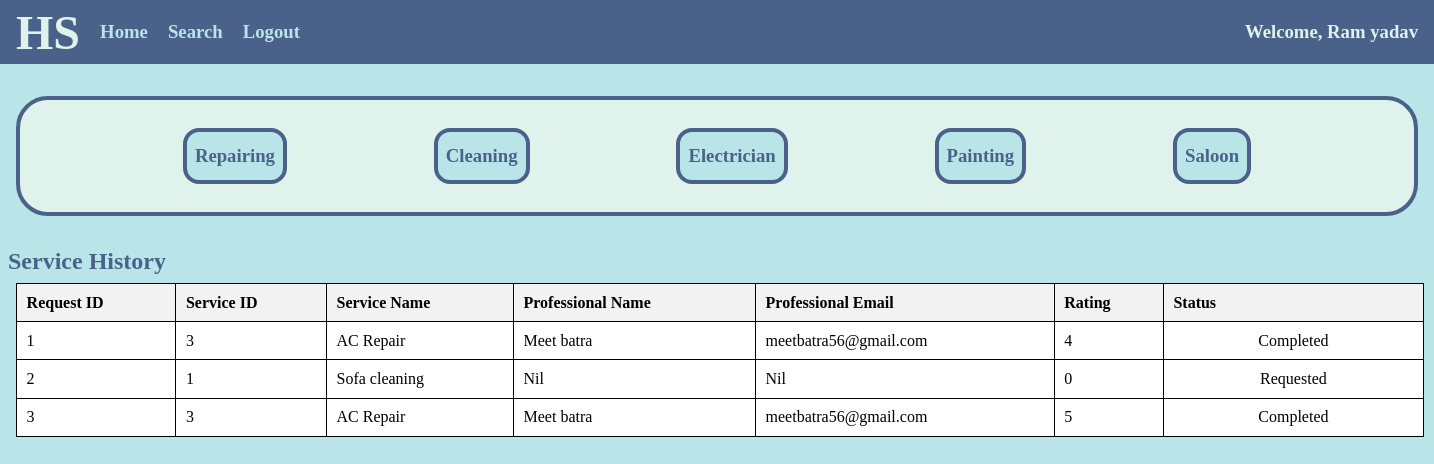
The app's page /customer/1/home, older data.
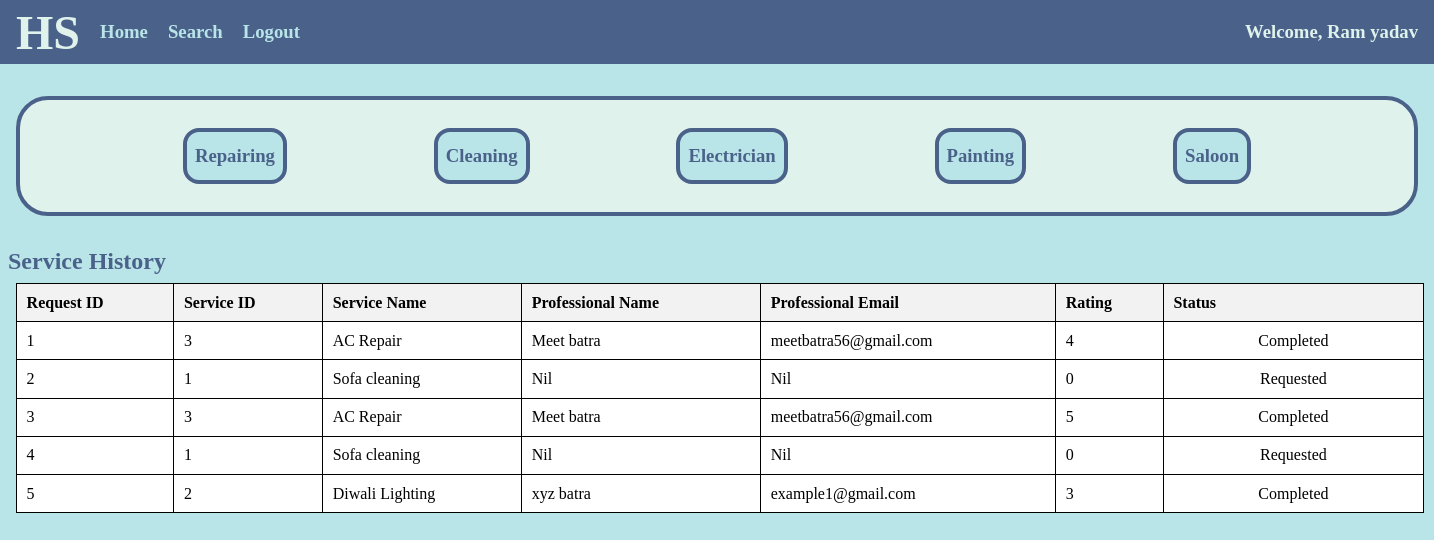
The same page, newer data.
### app.py (models this page shows)
class Service_Request(db.Model):
    __tablename__="service_requests"
    id = db.Column(db.Integer, primary_key=True, autoincrement=True)
    service_id = db.Column(db.Integer, db.ForeignKey('services.id'), nullable=False)
    cust_id = db.Column(db.Integer, db.ForeignKey('customers.id'), nullable=False)
    prof_id = db.Column(db.Integer, db.ForeignKey('professionals.id'), nullable=False)
    status = db.Column(db.String, nullable=False)
    rating = db.Column(db.Integer, default=0)

class Service(db.Model):
    __tablename__= "services"
    id = db.Column(db.Integer, primary_key=True, autoincrement=True)
    name = db.Column(db.String, nullable=False)
    type = db.Column(db.String, nullable=False)
    price = db.Column(db.String, nullable=False)
    time_reqd = db.Column(db.String)
    description = db.Column(db.String)

class Professional(db.Model):
    __tablename__="professionals"
    id = db.Column(db.Integer, primary_key=True, autoincrement=True)
    name = db.Column(db.String, nullable=False)
    email = db.Column(db.String, nullable=False, unique=True)
    passw = db.Column(db.String, nullable=False)
    service_id = db.Column(db.Integer, nullable=False)
    service_name = db.Column(db.String, nullable=False)
    experience = db.Column(db.Integer)
    address = db.Column(db.String)
    pincode = db.Column(db.String, nullable=False)
    status = db.Column(db.String, nullable=False)

### app.py (the view)
@app.route('/customer/<int:id>/home')
def customer_home(id):
    cust=Customer.query.filter_by(id=id).first()
    reqs=Service_Request.query.filter_by(cust_id=cust.id).all()
    profs=Professional.query.all()
    services=[]
    for req in reqs:
        flag=False
        service=Service.query.filter_by(id=req.service_id).first()
        for prof in profs:
            if(req.prof_id==prof.id):
                services.append((req,prof,service))
                flag=True
        if(not flag):
            services.append((req,'-',service))
    return render_template('customer_home.html', cust=cust, services=services)

### templates/customer_home.html (shortened to what this page needs)
<!DOCTYPE html>
<html lang="en">
<head>
    <link rel="stylesheet" href="/static/style_admin_prof.css">
</head>
<body>
    {% if cust.status=="Blocked" %}
    <div class="heading">
        <h1>Household Services</h1>
    </div>
    <div class="alert">
        <h1>You are Blocked</h1>
        <a href="/"><button>Go Back</button></a>
    </div>
    {% else %}
    <div class="nav">
        <h1>HS</h1>
        <div class="options">
            <h3><a href="/customer/{{cust.id}}/home">Home</a></h3>
            <h3><a href="/customer/{{cust.id}}/search">Search</a></h3>
            <h3><a href="/">Logout</a></h3>
        </div>
        <div class="greet">
            <h3>Welcome, {{cust.name}}</h3>
        </div>
    </div>
    {% if service %}
        <div class="services">
            <h2>{{service}}</h2>
            {% if packs | length==0 %}
                <div class="msg">
                    <h3>No {{service}} Services</h3>
                </div>
            {% else %}
            <table>
                <tr>
                    <th>S.No</th>
                    <th>Service Name</th>
                    <th>Description</th>
                    <th>Price(INR)</th>
                    <th>Time Required(hrs)</th>
                    <th>Action</th>
                </tr>
                {% for service in packs %}
                    <tr>
                        <td>{{loop.index}}</td>
                        <td>{{service.name}}</td>
                        <td>{{service.description}}</td>
                        <td>{{service.price}}</td>
                        <td>{{service.time_reqd}}</td>
                        <td class="btn">
                            <a href="/{{cust.id}}/service/{{service.id}}"><button>Book</button></a>
                        </td>
                    </tr>
                {% endfor %}
            </table>
            {% endif %}
        </div>
    {% else %}
    <div class="categories">
        <a href="/{{cust.id}}/service/repairing"><div class="repair">
            <h3>Repairing</h3>
        </div></a>
        <a href="/{{cust.id}}/service/cleaning"><div class="clean">
            <h3>Cleaning</h3>
        </div></a>
        <a href="/{{cust.id}}/service/electrician"><div class="elec">
            <h3>Electrician</h3>
        </div></a>
        <a href="/{{cust.id}}/service/painting"><div class="paint">
            <h3>Painting</h3>
        </div></a>
        <a href="/{{cust.id}}/service/saloon"><div class="saloon">
            <h3>Saloon</h3>
        </div></a>
    </div>
    {% endif %}
    <div class="reqs">
        <h2>Service History</h2>
        {% if services|length==0 %}
            <div class="msg">
                <h3>No Past Requests</h3>
            </div>
        {% else %}
        <table>
            <tr>
                <th>Request ID</th>
                <th>Service ID</th>
                <th>Service Name</th>
                <th>Professional Name</th>
                <th>Professional Email</th>
                <th>Rating</th>
                <th>Status</th>
            </tr>
            {% for req,prof,service in services %}
            <tr>
                <td>{{req.id}}</td>
                <td>{{service.id}}</td>
                <td>{{service.name}}</td>
                {% if prof!="-" %}
                <td>{{prof.name}}</td>
                <td>{{prof.email}}</td>
                {% else %}
                <td>Nil</td>
                <td>Nil</td>
                {% endif %}
                <td>{{req.rating}}</td>
                <td class="btn">
                    {% if req.status=="pending" %}
                        <a href="/{{cust.id}}/close_service/{{req.id}}"><button>Close</button></a>
                    {% elif req.status=="requested" %}
                        Requested
                    {% else %}
                        Completed
                    {% endif %}
                </td>
            </tr>
            {% endfor %}
        </table>
        {% endif %}
    </div>
    {% endif %}
</body>
</html>

Row changes from the older to the newer data that the page shows:
added Service_Request: id "4", id "1", name "Sofa cleaning", shows "Nil", rating "0", status "Requested"
added Service_Request: id "5", id "2", name "Diwali Lighting", name "xyz batra", email "example1@gmail.com", rating "3", status "Completed"
